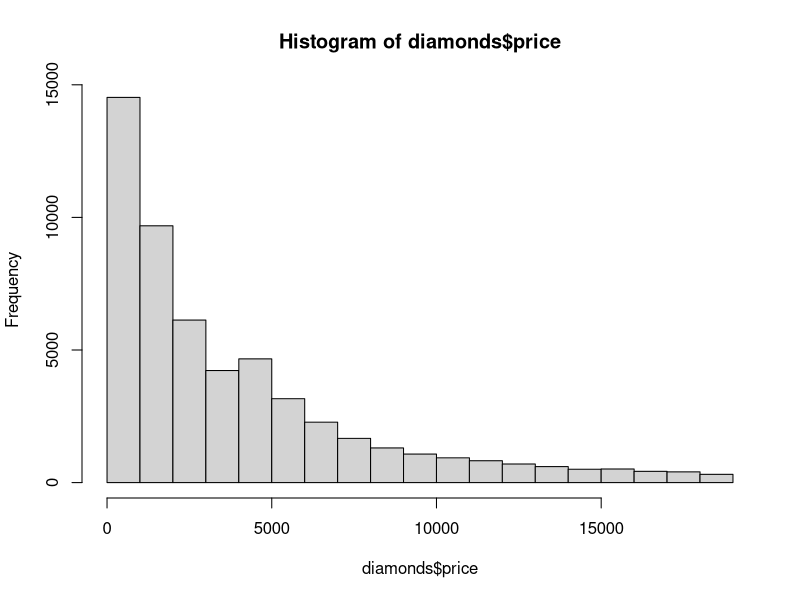
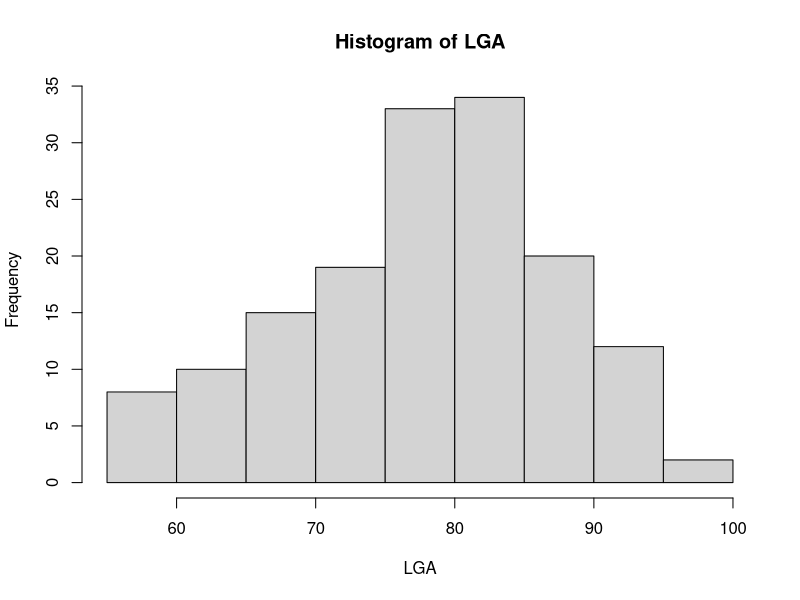
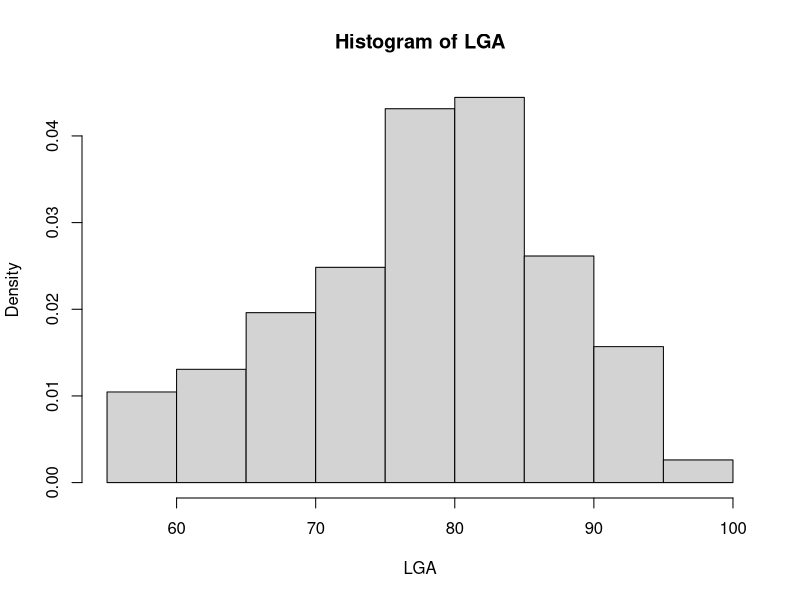

Here is the R script that generated these plots, in order:
## stem-and-leaf display example
grades <- c(75, 84, 81, 86, 62, 91, 77, 95, 98, 88, 77, 73, 81)
stem(grades)

library(ggplot2) # load ggplot2 to use diamonds data set
data(diamonds) # use diamonds data set
table(diamonds$color) # frequency table of discrete variables

hist(diamonds$price) # histogram of continuous variables

LGA <- c(67, 72, 74, 62, 56, 66, 65, 59, 61, 69, 74, 69, 66, 68, 58, 64, 66, 57, 68, 62, 59, 73, 61, 61, 57, 58, 57, 67, 81, 79, 76, 78, 74, 67, 84, 85, 79, 82, 87, 90, 87, 93, 92, 82, 80, 79, 77, 72, 65, 73, 76, 77, 76, 76, 76, 75, 78, 73, 80, 77, 83, 84, 85, 81, 84, 83, 83, 88, 92, 92, 89, 82, 73, 81, 91,  80, 81, 82, 84, 87, 85, 74, 81, 82, 86, 85, 82, 86, 88, 86, 83, 81, 81, 81, 82, 86, 85, 87, 89, 90,  90, 92, 86, 86, 82, 80, 79, 77, 79, 76, 78, 78, 77, 72, 75, 79, 81, 86, 88, 97, 94, 96, 94, 91, 92, 93, 93, 87, 84, 80, 78, 75, 73, 81, 76, 77, 71, 71, 78, 67, 76, 68, 82, 64, 71, 81, 69, 63, 70, 77,  75, 76, 68)
hist(LGA, freq=TRUE) # freq histogram
hist(LGA, freq=FALSE) # density histogram

summary(LGA) # gives minimum, first quartile, median, mean, third quartile and maximum of a sample

quantile(LGA, probs=c(0.1, 0.3, 0.95)) # general percentiles of a sample
